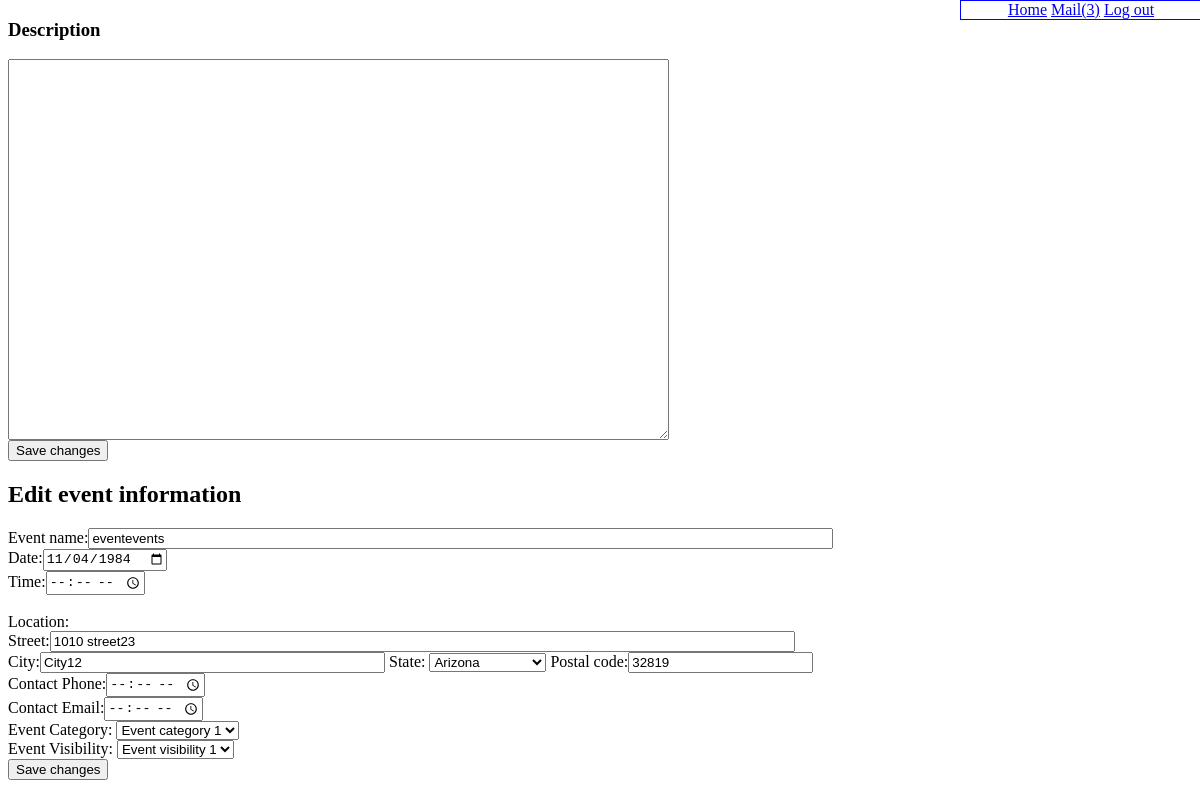
The page /event_edit.php?event=198 (signed in) on the database its author committed.
### tables this page shows
CREATE TABLE IF NOT EXISTS `event` (
`eid` int(11) NOT NULL,
  `owner` varchar(255) NOT NULL,
  `name` varchar(500) NOT NULL,
  `rating` int(11) DEFAULT NULL,
  `date` date DEFAULT NULL,
  `approval` bit(1) DEFAULT NULL,
  `description` varchar(10000) DEFAULT NULL,
  `time` time DEFAULT NULL,
  `aid` int(11) DEFAULT NULL,
  `contact_phone` varchar(12) DEFAULT NULL,
  `contact_email` varchar(255) DEFAULT NULL,
  `ecid` int(11) DEFAULT NULL,
  `evid` int(11) DEFAULT NULL
);

CREATE TABLE IF NOT EXISTS `address` (
`aid` int(11) NOT NULL,
  `street` varchar(255) DEFAULT NULL,
  `city` varchar(255) DEFAULT NULL,
  `sid` varchar(2) DEFAULT NULL,
  `p_code` varchar(30) DEFAULT NULL,
  `latitude` float(10,6) NOT NULL DEFAULT '38.000000',
  `longitude` float(10,6) NOT NULL DEFAULT '-98.000000'
);

### db/security.php (called while the page is built)
<?php
function escape($string) {
	return htmlentities(trim($string), ENT_QUOTES, 'UTF-8');
}

### event_edit.php (the view, shortened to what this page needs)
<?php
require 'db/connect.php';
require 'db/security.php';
include 'mysql_functions.php';
$destination = "";
if(isset($_GET['event'])){
	$eid = trim($_GET['event']);
}
if(!empty($_GET)){
	$temp = $db->query("SELECT * FROM event WHERE (eid) = '" . $eid . "'");
	$event = $temp->fetch_assoc();
	$temp = $db->query("SELECT * FROM event_category");
	$event_category = $temp->fetch_all(MYSQLI_ASSOC);
	$temp = $db->query("SELECT * FROM event_visibility");
	$event_visibility = $temp->fetch_all(MYSQLI_ASSOC);
	$temp = $db->query("SELECT * FROM state");
	$state = $temp->fetch_all(MYSQLI_ASSOC);
	if(isset($_GET['new'])){
		$new =true;
		$event = 0;
		$aid = 0;
	} else {
		$new = false;
		$temp = $db->query("SELECT * FROM event WHERE (eid) = '" . $eid . "'");
		$event = $temp->fetch_assoc();
		$aid = $event['aid'];
	}
	$temp = $db->query("SELECT * FROM address WHERE (aid) = '" . $aid . "'");
	$address = $temp->fetch_assoc();
} else {
	echo 'no such rso exists';
	header("Location:index.php?result=no_rso");
	die();
}
?>
<!doctype html PUBLIC "-//W3C//DTD XHTML 1.0 Transitional//EN"
"http://www.w3.org/TR/xhtml1/DTD/xhtml1-transitional.dtd">
<html>
<head>
	<link rel="stylesheet" type="text/css" href="pagestyle.css">
	<?php
		function optionSelect($return_name, $field, $value, $name, $current) {
		?>
			<select id="<?php echo escape($return_name); ?>" name="<?php echo escape($return_name); ?>" size="1"
				selected="<? echo escape($current); ?>" >
			<?php
			foreach($field as $s){
				if($s[$value] == $current) {
			?>
					<option selected="selected" value="<?php echo escape($s[$value]); ?>"><?php echo escape($s[$name]); ?></option>
				<?php
				} else {
				?>
				<option value="<?php echo escape($s[$value]); ?>"><?php echo escape($s[$name]); ?></option>
			<?php
			}
		}
			?>
			</select>
		<?php
		}
		?>
</head>
<body>
<?php
	if(!$new){
				?>
		<h3>Description</h3>
		<form action="?rso=<?php echo escape($rid); ?>&event=<?php echo escape($eid);?>" method="POST">
			<textarea cols="80" rows="25"name="description"><?php echo escape($event['description']); ?></textarea><br>
			<input type="submit" value="Save changes"/>
		</form>
	<?php
		$time = date_format(DateTime::createFromFormat("H:i:s", $event['time']), 'h:i a');
	} else {
		$time = "";
	}
?>
<h2>Edit event information</h2>
<form action="?<?php echo $destination; ?>event=<?php echo escape($eid);?>" method="POST">
	Event name:<input type="text" size="90" name="name" value="<?php echo escape($event['name']) ;?>"/><br>
	Date:<input type="date" name="date" value="<?php echo escape($event['date']);?>"/><br>
	Time:<input type="time" name="time" value="<?php echo escape($time) ;?>"/><br><br>
	Location:<br>
	Street:<input type="text" name="street" size="90" value="<?php echo escape($address['street']);?>"/><br>
	City:<input type="text" name="city" size="40" value="<?php echo escape($address['city']);?>"/>
	State:<?php optionSelect("state", $state, "sid", "name", $address['sid']); ?>
	Postal code:<input type="text" name="p_code" value="<?php echo escape($address['p_code']);?>"/><br>
	Contact Phone:<input type="time" name="contact_phone" value="<?php echo escape($event['contact_phone']);?>"/><br>
	Contact Email:<input type="time" size="60" name="contact_email" value="<?php echo escape($event['contact_email']);?>"/><br>
	Event Category:<?php optionSelect("event_category", $event_category, "ecid", "type", $event['ecid']); ?><br>
	Event Visibility: <?php optionSelect("event_visibility", $event_visibility, "evid", "type", $event['evid']); ?><br>
	<input type="submit" value="Save changes"/>
</form>
</body>
</html>

### rows shown on the page
event: name "eventevents", date "11/04/1984"
address: street "1010 street23", city "City12", p_code "32819"

### other values the page prints
$inbox "3"
form field state "Arizona"
form field event_category "Event category 1"
form field event_visibility "Event visibility 1"
